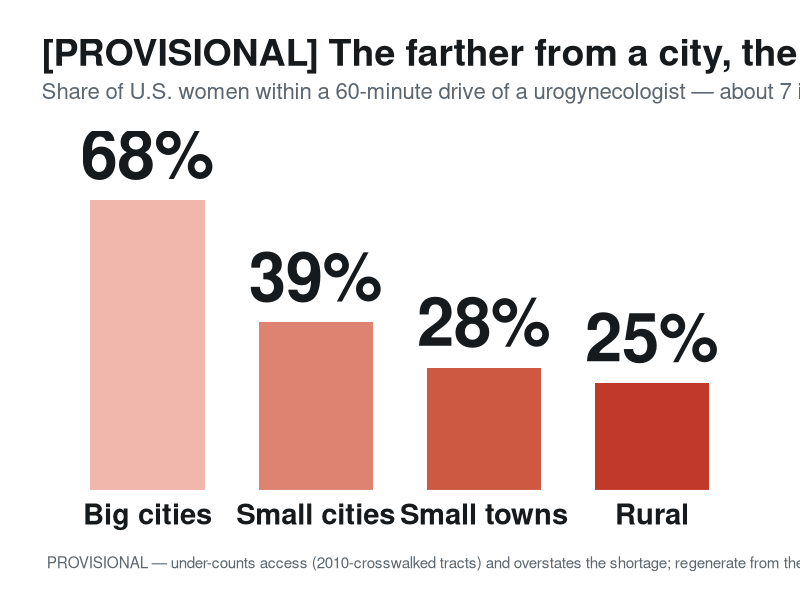

Write the R code that produced this figure.
#!/usr/bin/env Rscript
# Executive one-look figure: urogynecologist access collapses from city to country.
# Data (committed, real): manuscript/stats/tableS_ruca4_access.csv, URPS column:
#   Metropolitan 67.7, Micropolitan 39.1, Small town 28.5, Rural 24.9 (% within 60-min drive).
suppressWarnings(suppressMessages({ library(ggplot2) }))

RED <- "#C0392B"; INK <- "#161A1D"; SOFT <- "#5B6670"

d <- data.frame(
  setting = factor(c("Big cities", "Small cities", "Small towns", "Rural"),
                   levels = c("Big cities", "Small cities", "Small towns", "Rural")),
  access  = c(67.7, 39.1, 28.5, 24.9),
  fill    = c("#F1B7AD", "#DE8271", "#CD5942", "#C0392B"))

fig <- ggplot(d, aes(setting, access, fill = fill)) +
  geom_col(width = 0.68) +
  geom_text(aes(label = sprintf("%.0f%%", access)), vjust = -0.45,
            size = 17, fontface = "bold", colour = INK, family = "Helvetica") +
  scale_fill_identity() +
  scale_y_continuous(limits = c(0, 82), expand = expansion(mult = c(0, 0.02))) +
  labs(
    title = "[PROVISIONAL] The farther from a city, the harder it is to reach a urogynecologist",
    subtitle = "Share of U.S. women within a 60-minute drive of a urogynecologist — about 7 in 10 in big cities, just 1 in 4 in rural America.",
    x = NULL, y = NULL,
    caption = "PROVISIONAL — under-counts access (2010-crosswalked tracts) and overstates the shortage; regenerate from the native 2020-tract build before external use. Board-certified urogynecologists (ABOG), 2023, by Rural-Urban Commuting Area class; contiguous U.S.; ACS female population.") +
  theme_minimal(base_size = 15, base_family = "Helvetica") +
  theme(
    plot.title = element_text(face = "bold", size = 27, colour = INK, margin = margin(b = 6)),
    plot.subtitle = element_text(size = 16, colour = SOFT, margin = margin(b = 20), lineheight = 1.05),
    plot.title.position = "plot",
    axis.text.x = element_text(size = 21, face = "bold", colour = INK, margin = margin(t = 6)),
    axis.text.y = element_blank(),
    panel.grid = element_blank(),
    plot.caption = element_text(size = 11, colour = SOFT, hjust = 0, margin = margin(t = 18)),
    plot.margin = margin(28, 34, 20, 30),
    plot.background = element_rect(fill = "white", colour = NA))

dir.create("artifacts/2sfca/figures", showWarnings = FALSE, recursive = TRUE)
out <- "artifacts/2sfca/figures/urogyn_gradient_exec.png"
ggsave(out, fig, width = 13.5, height = 7.2, dpi = 200, bg = "white")
cat("wrote", out, "\n")
